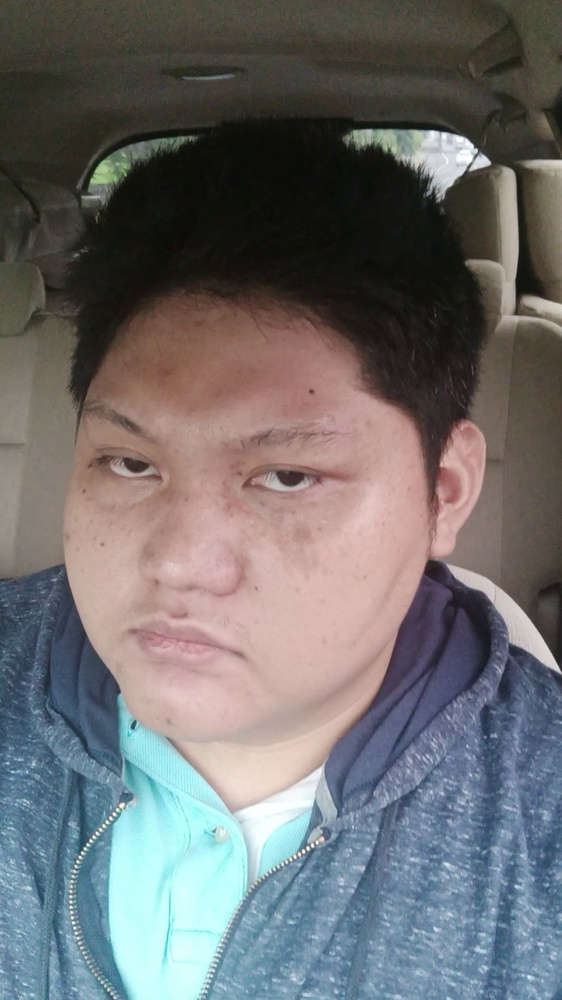
#> input picture data baru/ngantuk/ngantuk--117.jpg, 562 x 1000 px, shrunk from 1080 x 1920 before the run; its folder holds only this picture in this run
$ jupyter execute --allow-errors 'Face Detection.ipynb'
#> lines starting #> are read from the running program, lines starting #| are printed output that depends on the picture
[cell 1]
import cv2
import matplotlib.pyplot as plt
import os
import math
import numpy as np

[cell 2]
face_cascade = cv2.CascadeClassifier(cv2.data.haarcascades + 'haarcascade_frontalface_default.xml')

[cell 3]
def detect_faces(image):
  gray = cv2.cvtColor(image, cv2.COLOR_BGR2GRAY)
  # Detect faces in the image
  faces = face_cascade.detectMultiScale(gray, 1.3, 10)

  img1 = 0
  largest_face = None
  largest_area = 0
  for (x, y, w, h) in faces:
      area = w * h
      if area > largest_area:
          largest_area = area
          largest_face = (x, y, w, h)

  if largest_face is not None:
      x, y, w, h = largest_face
      cv2.rectangle(image, (x, y), (x + w, y + h), (255, 0, 0), 2)
      face_roi = image[y:y + h, x:x + w]
      img1 = face_roi

  return img1

[cell 4]
def detect_faces2(image):
  gray = cv2.cvtColor(image, cv2.COLOR_BGR2GRAY)
  # Detect faces in the image
  faces = face_cascade.detectMultiScale(gray, 1.3, 1)

  img1 = 0
  largest_face = None
  largest_area = 0
  for (x, y, w, h) in faces:
      area = w * h
      if area > largest_area:
          largest_area = area
          largest_face = (x, y, w, h)

  if largest_face is not None:
      x, y, w, h = largest_face
      cv2.rectangle(image, (x, y), (x + w, y + h), (255, 0, 0), 2)
      face_roi = image[y:y + h, x:x + w]
      img1 = face_roi

  return img1

[cell 5]
name_list_sadar=[]
name_list_ngantuk=[]
image_list_ngantuk=[]
image_list_sadar=[]

[cell 6]
for filename in os.listdir('data baru/ngantuk'):
  if filename.endswith(".jpg") or filename.endswith(".png"):
    image_path = os.path.join('data baru/ngantuk', filename)
    image = cv2.imread(image_path)
#> image is the input picture: shape (1000, 562, 3); mean B, G, R 110.1, 109.1, 109.9
    image_list_ngantuk.append(image)
    name_list_ngantuk.append(filename)

#> (a cell that did not finish here is left out)

[cell 8]
image_list1 = image_list_ngantuk.copy()
#> image_list1 = 1 item
no_face_detected_ids = []
for i, image in enumerate(image_list1):
  img_copy = image.copy()
  simpan=1
  face_img = detect_faces(img_copy)
  if face_img is 0:
    face_img = detect_faces2(img_copy)
    if face_img is 0:
      simpan=0
      no_face_detected_ids.append(i)
  if simpan == 1:
    print('saving ngantuk - '+name_list_ngantuk[i])
    cv2.imwrite(os.path.join('data baru/ngantuk', 'wajah/'+name_list_ngantuk[i]), face_img)
#> this loop made 1 pass
#> simpan on pass 1: 1
#| saving ngantuk - ngantuk--117.jpg
#> pass 1, in detect_faces, `gray = cv2.cvtColor(image, cv2.COLOR_BGR2GRAY)`:
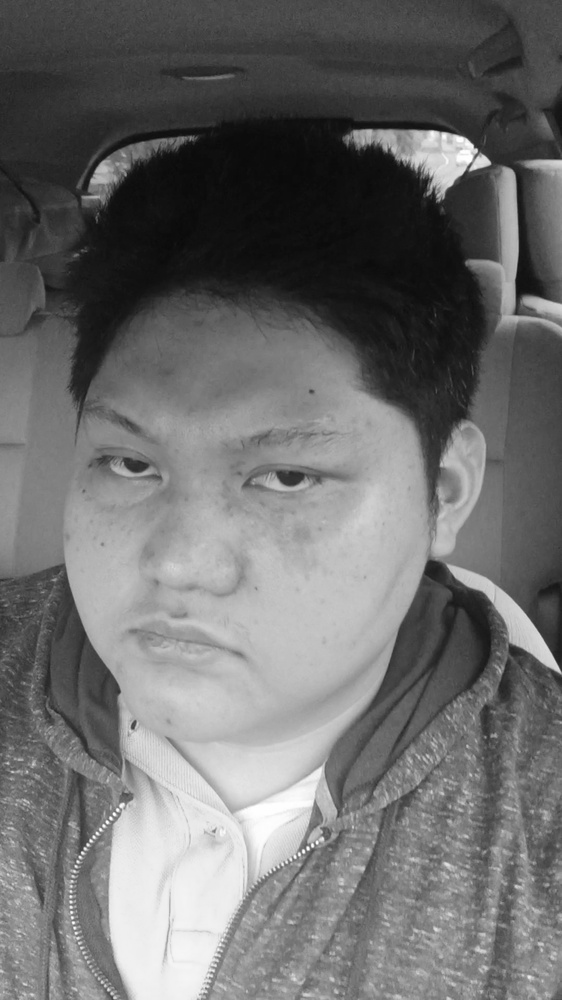
#> gray: shape (1000, 562); min 9, max 255, mean 109.4
#> pass 1, in detect_faces, `face_roi = image[y:y + h, x:x + w]`:
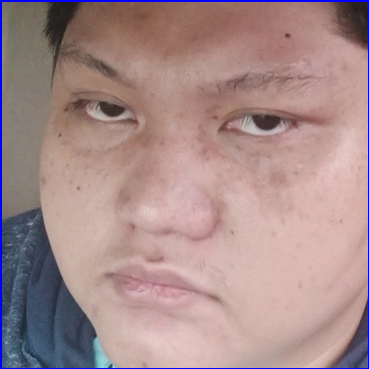
#> face_roi: shape (369, 369, 3); mean B, G, R 139.3, 139.6, 166.6
#> after the loop, no_face_detected_ids = []

[cell 9]
image_list2 = image_list_sadar.copy()
no_face_detected_ids = []
for i, image in enumerate(image_list2):
  img_copy = image.copy()
  simpan=1
  face_img = detect_faces(img_copy)
  if face_img is 0:
    face_img = detect_faces2(img_copy)
    if face_img is 0:
      simpan=0
      no_face_detected_ids.append(i)
  if simpan == 1:
    print('saving sadar - '+name_list_sadar[i])
    cv2.imwrite(os.path.join('data baru/sadar', 'wajah/'+name_list_sadar[i]), face_img)

[cell 10]
def detect_biggest_face(image):
  gray = cv2.cvtColor(image, cv2.COLOR_BGR2GRAY)
  faces = face_cascade.detectMultiScale(gray, 1.3, 5)

  biggest_face = None
  biggest_area = 0

  for (x, y, w, h) in faces:
    area = w * h
    if area > biggest_area:
      biggest_area = area
      biggest_face = (x, y, w, h)

  if biggest_face is not None:
    (x, y, w, h) = biggest_face
    cv2.rectangle(image, (x, y), (x+w, y+h), (255, 0, 0), 2)
    face_roi = image[y:y+h, x:x+w]
    return face_roi
  else:
    return None

[cell 11]
for i, image in enumerate(image_list_ngantuk):
  face_roi = detect_biggest_face(image.copy())
  if face_roi is None:
    print(f"No face detected in image {i}")
  else:
    print('saving ngantuk - '+name_list_ngantuk[i])
    cv2.imwrite(os.path.join('data baru/ngantuk', 'wajah/'+name_list_ngantuk[i]), face_roi)
#> this loop made 1 pass
#> (x in detect_biggest_face, y in detect_biggest_face, w in detect_biggest_face, h in detect_biggest_face) on pass 1: (24, 356, 369, 369)
#| saving ngantuk - ngantuk--117.jpg

[cell 12]
for i, image in enumerate(image_list_sadar):
  face_roi = detect_biggest_face(image.copy())
  if face_roi is None:
    print(f"No face detected in image {i}")
  else:
    print('saving sadar - '+name_list_sadar[i])
    cv2.imwrite(os.path.join('data baru/sadar', 'wajah/'+name_list_sadar[i]), face_roi)

$ run again, on data baru/ngantuk/ngantuk--169.jpg
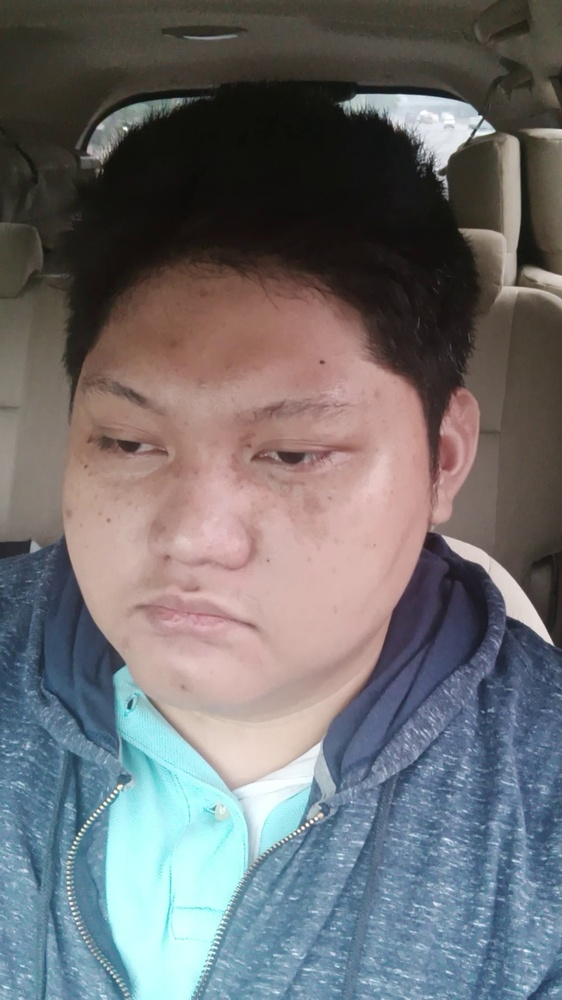
#> input picture data baru/ngantuk/ngantuk--169.jpg, 562 x 1000 px, shrunk from 1080 x 1920 before the run
#> image is the input picture: shape (1000, 562, 3); mean B, G, R 112.4, 110.2, 110.4
#> image_list1 = 1 item
#> the loop `for i, image in enumerate(image_list1):` made 1 pass
#> simpan on pass 1: 1
#> (printed output is left out)
#> pass 1, in detect_faces, `gray = cv2.cvtColor(image, cv2.COLOR_BGR2GRAY)`:
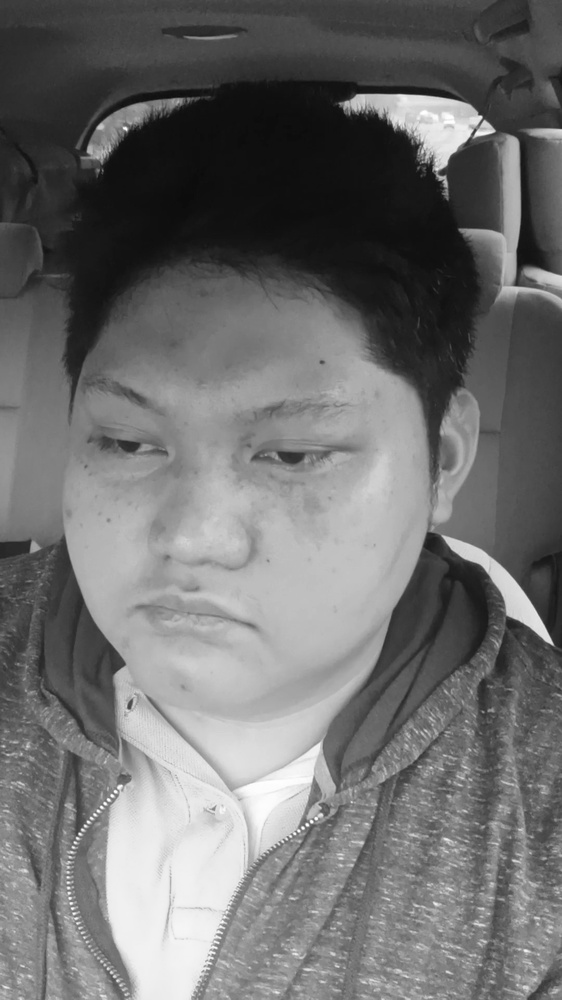
#> gray: shape (1000, 562); min 11, max 255, mean 110.5
#> pass 1, in detect_faces, `face_roi = image[y:y + h, x:x + w]`:
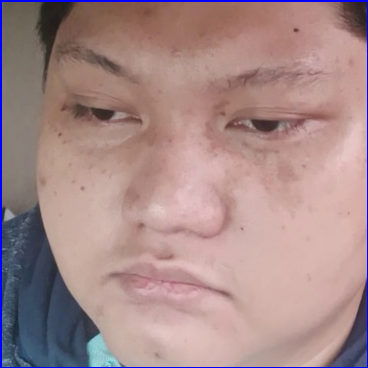
#> face_roi: shape (368, 368, 3); mean B, G, R 137.6, 138, 166.1
#> after the loop `for i, image in enumerate(image_list1):`: no_face_detected_ids = []
#> the loop `for i, image in enumerate(image_list_ngantuk):` made 1 pass
#> (x in detect_biggest_face, y in detect_biggest_face, w in detect_biggest_face, h in detect_biggest_face) on pass 1: (26, 332, 368, 368)
#> (printed output is left out)

$ run again, on data baru/ngantuk/ngantuk--171.jpg
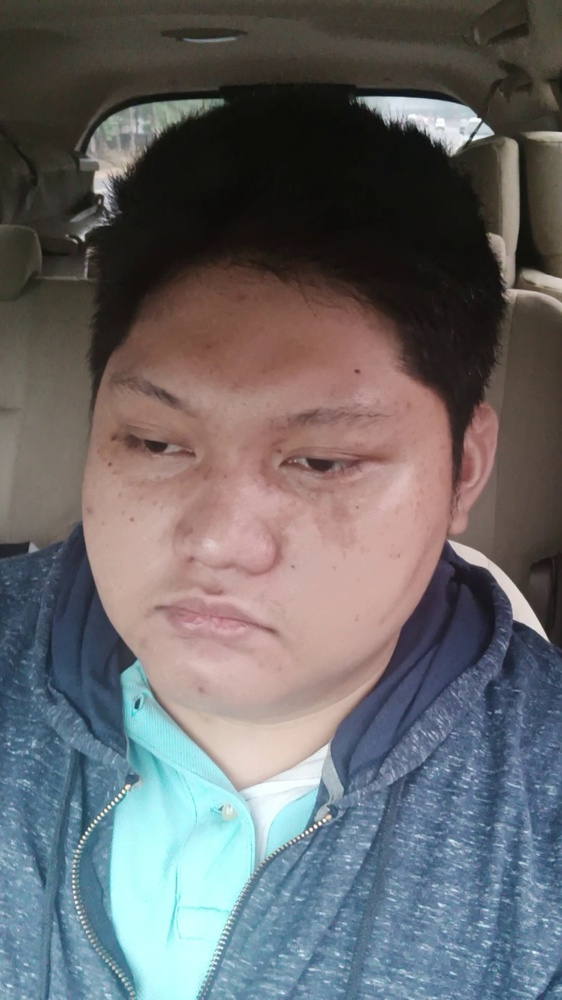
#> input picture data baru/ngantuk/ngantuk--171.jpg, 562 x 1000 px, shrunk from 1080 x 1920 before the run
#> image is the input picture: shape (1000, 562, 3); mean B, G, R 106, 104, 104.1
#> image_list1 = 1 item
#> the loop `for i, image in enumerate(image_list1):` made 1 pass
#> simpan on pass 1: 1
#> (printed output is left out)
#> pass 1, in detect_faces, `gray = cv2.cvtColor(image, cv2.COLOR_BGR2GRAY)`:
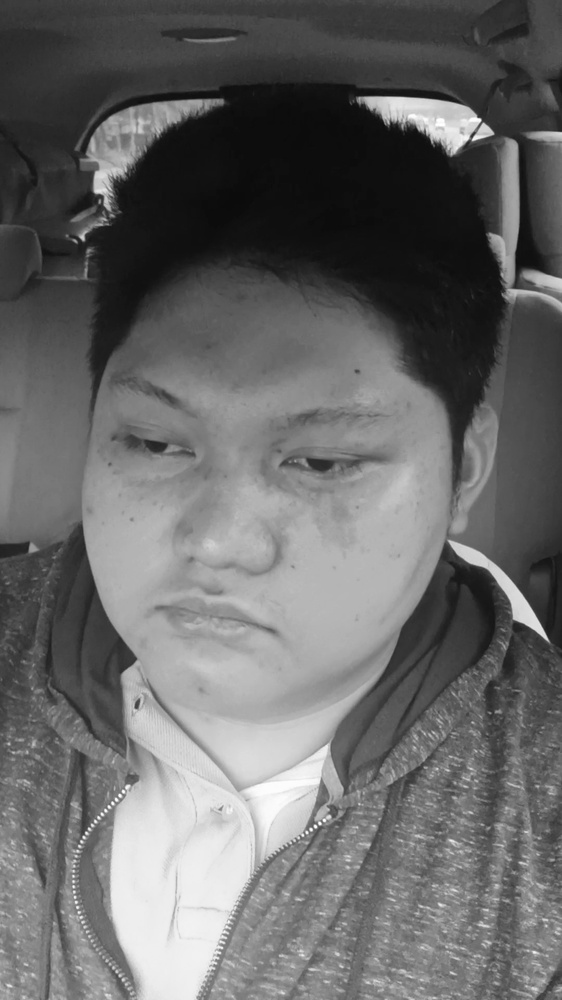
#> gray: shape (1000, 562); min 10, max 255, mean 104.3
#> pass 1, in detect_faces, `face_roi = image[y:y + h, x:x + w]`:
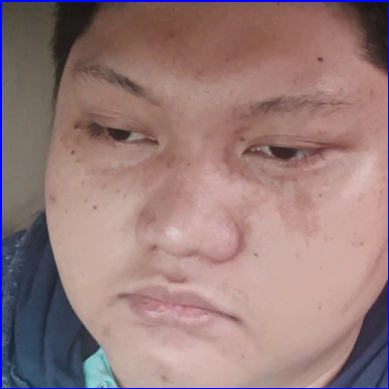
#> face_roi: shape (389, 389, 3); mean B, G, R 122.1, 123, 151.3
#> after the loop `for i, image in enumerate(image_list1):`: no_face_detected_ids = []
#> the loop `for i, image in enumerate(image_list_ngantuk):` made 1 pass
#> (x in detect_biggest_face, y in detect_biggest_face, w in detect_biggest_face, h in detect_biggest_face) on pass 1: (37, 312, 389, 389)
#> (printed output is left out)

$ run again, on data baru/ngantuk/ngantuk--122.jpg
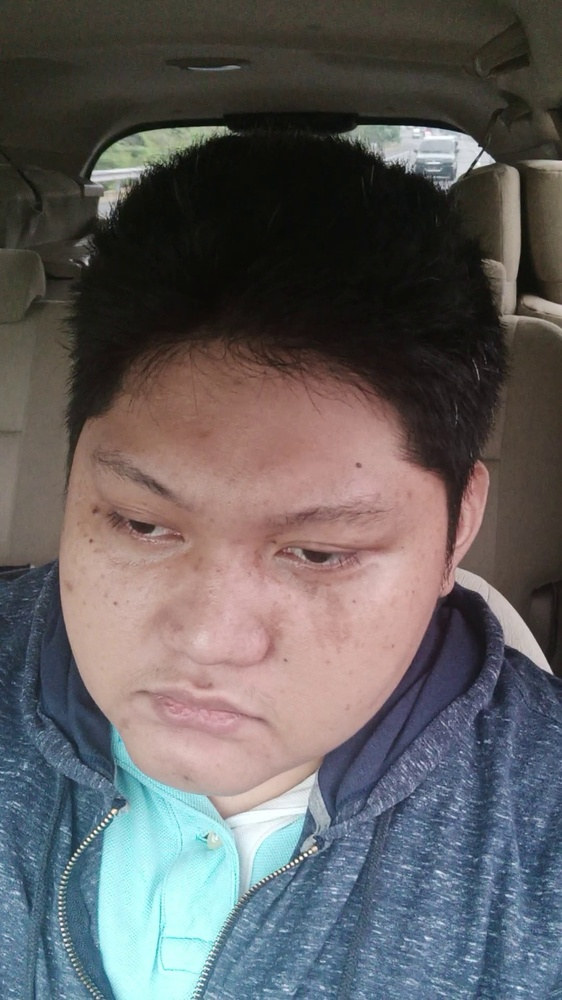
#> input picture data baru/ngantuk/ngantuk--122.jpg, 562 x 1000 px, shrunk from 1080 x 1920 before the run
#> image is the input picture: shape (1000, 562, 3); mean B, G, R 95.5, 94.8, 97.4
#> image_list1 = 1 item
#> the loop `for i, image in enumerate(image_list1):` made 1 pass
#> simpan on pass 1: 1
#> (printed output is left out)
#> pass 1, in detect_faces, `gray = cv2.cvtColor(image, cv2.COLOR_BGR2GRAY)`:
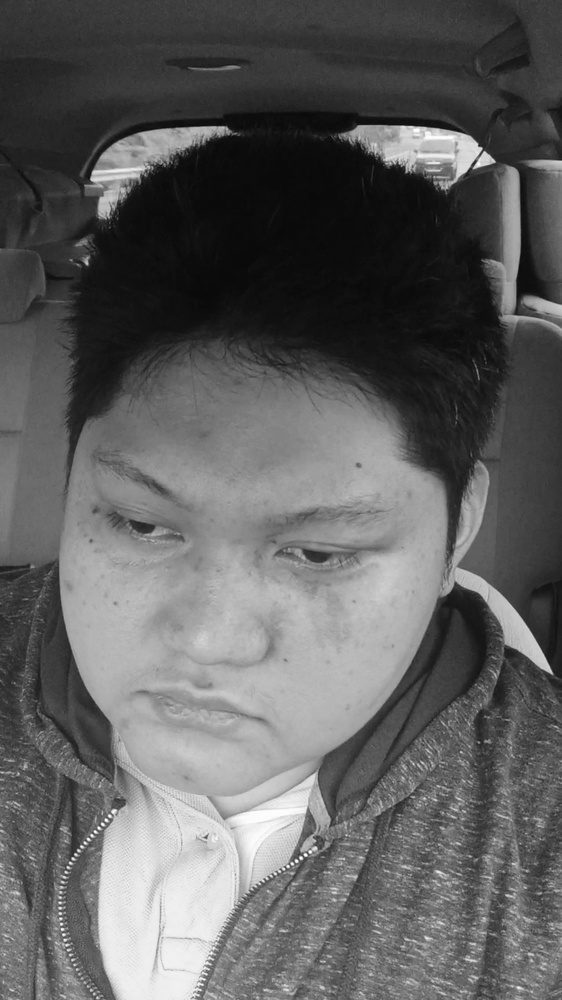
#> gray: shape (1000, 562); min 6, max 255, mean 95.7
#> pass 1, in detect_faces, `face_roi = image[y:y + h, x:x + w]`:
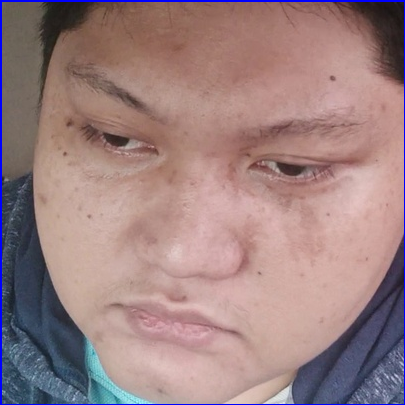
#> face_roi: shape (405, 405, 3); mean B, G, R 128.9, 128.5, 155.9
#> after the loop `for i, image in enumerate(image_list1):`: no_face_detected_ids = []
#> the loop `for i, image in enumerate(image_list_ngantuk):` made 1 pass
#> (x in detect_biggest_face, y in detect_biggest_face, w in detect_biggest_face, h in detect_biggest_face) on pass 1: (26, 387, 405, 405)
#> (printed output is left out)
